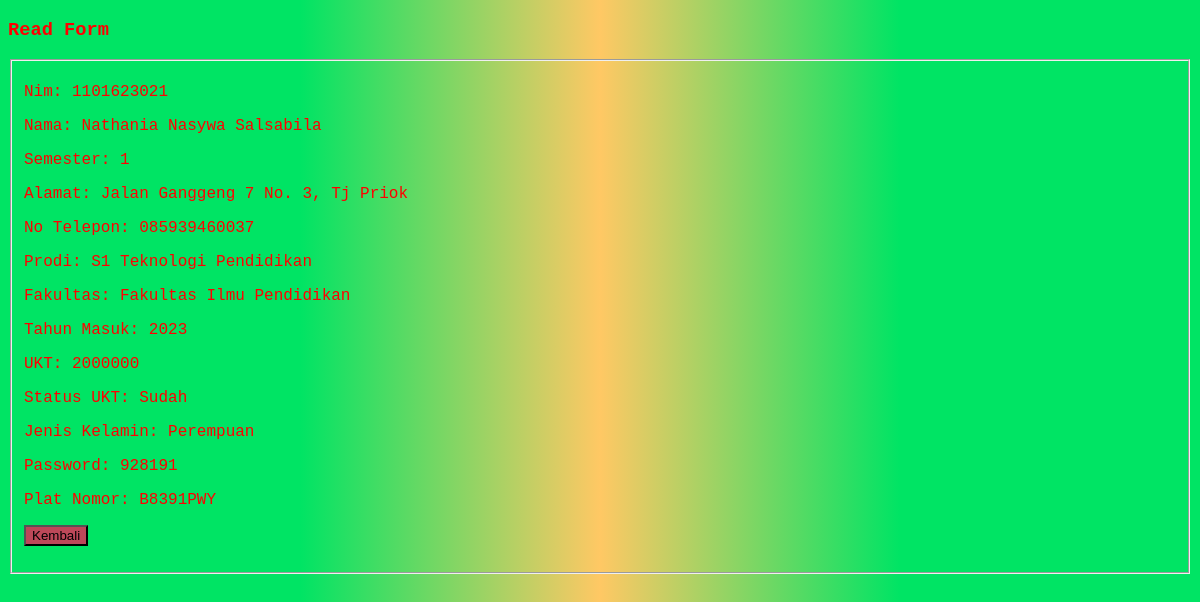
Screenshot of /read.php?id=2 with the database file from the repository.
### tables this page shows
CREATE TABLE `data_dasar` (
  `ID` int(11) NOT NULL,
  `NIM` varchar(10) NOT NULL,
  `NAMA` varchar(100) NOT NULL,
  `SEMESTER` int(3) NOT NULL,
  `ALAMAT` varchar(100) NOT NULL,
  `NO_TELP` varchar(15) NOT NULL,
  `PRODI` varchar(100) NOT NULL,
  `FAKULTAS` varchar(100) NOT NULL,
  `TAHUNMASUK` int(10) NOT NULL,
  `UKT` int(10) NOT NULL,
  `STATUSUKT` varchar(10) NOT NULL,
  `GENDER` varchar(10) NOT NULL,
  `PASSWORD` int(10) NOT NULL,
  `PLATNOMOR` varchar(10) NOT NULL
);

### read.php (the view, shortened to what this page needs)
<?php
include "conn.php";
$id = $_GET['id'];
$sql = "SELECT * FROM data_dasar WHERE id=$id";
$query = mysqli_query($conn, $sql);
$siswa = mysqli_fetch_assoc($query);
if (isset($_SESSION['google_data'])) {
    $goTo = "account.php";
} else {
    $goTo = "dashboard.php";
}
?>
<!DOCTYPE html>
<html>
<head>
</head>
<body>
    <header>
        <h3>Read Form</h3>
    </header>
    <form action="<?php echo $goTo ?>" method="POST">
        <fieldset>
            <p>
                <label for="nim">Nim: </label>
                <?php echo $siswa['NIM'] ?>
            </p>
            <p>
                <label for="nama">Nama: </label>
                <?php echo $siswa['NAMA'] ?>
            </p>
            <p>
                <label for="semester">Semester: </label>
                <?php echo $siswa['SEMESTER'] ?>
            </p>
            <p>
                <label for="alamat">Alamat: </label>
                <?php echo $siswa['ALAMAT'] ?>
            </p>
            <p>
                <label for="no_telp">No Telepon: </label>
                <?php echo $siswa['NO_TELP'] ?>
            </p>
            <p>
                <label for="prodi">Prodi: </label>
                <?php echo $siswa['PRODI'] ?>
            </p>
            <p>
                <label for="fakultas">Fakultas: </label>
                <?php echo $siswa['FAKULTAS'] ?>
            </p>
            <p>
                <label for="tahun_masuk">Tahun Masuk: </label>
                <?php echo $siswa['TAHUNMASUK'] ?>
            </p>
            <p>
                <label for="ukt">UKT: </label>
                <?php echo $siswa['UKT'] ?>
            </p>
            <p>
                <label for="status_ukt">Status UKT: </label>
                <?php echo $siswa['STATUSUKT'] ?>
            </p>
            <p>
                <label for="jenis_kelamin">Jenis Kelamin: </label>
                <?php $jk = $siswa['GENDER']; ?>
                <?php echo ($jk == 'laki-laki') ? "Laki-laki" : "Perempuan" ?>
            </p>
            <p>
                <label for="password">Password: </label>
                <?php echo $siswa['PASSWORD'] ?>
            </p>
            <p>
                <label for="plat_nomor">Plat Nomor: </label>
                <?php echo $siswa['PLATNOMOR'] ?>
            </p>
            <p>
                <input type="submit" value="Kembali" name="simpan" />
            </p>
        </fieldset>
    </form>
</body>
</html>

### read.php (style rules this page uses)
body { font-family: "Courier", sans-serif; background: linear-gradient(90deg, rgb(0, 228, 100)0% 25%, rgb(255, 200, 100), rgb(0, 228, 100) 75% 100%); color: rgb(255, 0, 0); }
input { background-color: rgb(189, 72, 89); }

### rows the page displays
data_dasar: NIM "1101623021", NAMA "Nathania Nasywa Salsabila", SEMESTER "1", ALAMAT "Jalan Ganggeng 7 No. 3, Tj Priok", NO_TELP "085939460037", PRODI "S1 Teknologi Pendidikan", FAKULTAS "Fakultas Ilmu Pendidikan", TAHUNMASUK "2023", UKT "2000000", STATUSUKT "Sudah", PASSWORD "928191", PLATNOMOR "B8391PWY"
